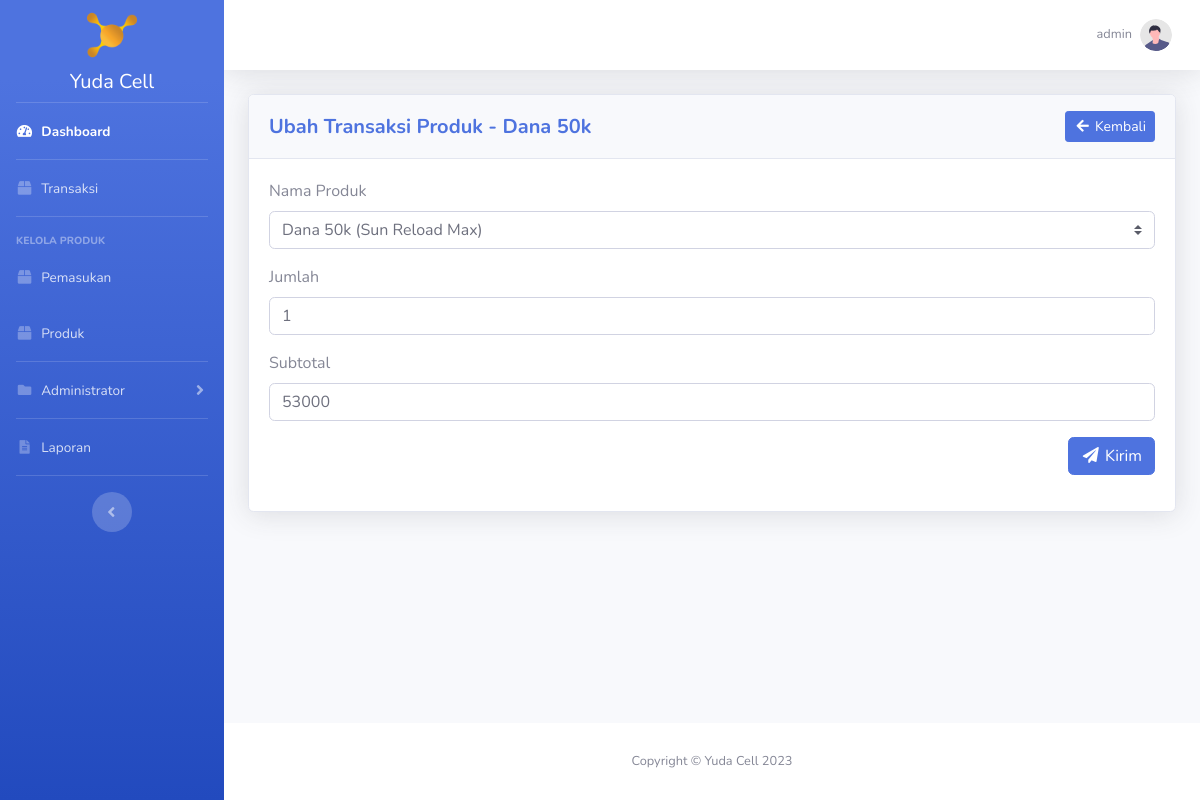
Screenshot of /transaksi/ubah_detail_transaksi.php?id_detail_transaksi=4 (signed in) with the database file from the repository.
### tables this page shows
CREATE TABLE `user` (
  `id_user` int(11) NOT NULL,
  `username` varchar(20) NOT NULL,
  `password` varchar(300) NOT NULL,
  `hak_akses` enum('administrator','operator') NOT NULL,
  `nama_lengkap` varchar(50) NOT NULL,
  `no_telp_user` varchar(20) NOT NULL
);

CREATE TABLE `detail_transaksi` (
  `id_detail_transaksi` int(11) NOT NULL,
  `id_transaksi` int(11) NOT NULL,
  `id_produk` int(11) DEFAULT NULL,
  `jumlah` int(11) NOT NULL,
  `subtotal` int(11) NOT NULL
);

CREATE TABLE `produk` (
  `id_produk` int(11) NOT NULL,
  `nama_produk` varchar(50) NOT NULL,
  `harga_beli` int(11) NOT NULL,
  `harga_jual` int(11) NOT NULL,
  `stok` int(11) DEFAULT NULL,
  `id_jenis_saldo` int(11) DEFAULT NULL
);

### transaksi/ubah_detail_transaksi.php (the view, shortened to what this page needs)
<?php
require_once '../koneksi.php';
$id_transaksi = htmlspecialchars($_GET['id_transaksi']);
$id_detail_transaksi = htmlspecialchars($_GET['id_detail_transaksi']);
$data_detail_transaksi = mysqli_fetch_assoc(mysqli_query($koneksi, "SELECT * FROM detail_transaksi INNER JOIN produk ON detail_transaksi.id_produk = produk.id_produk LEFT OUTER JOIN jenis_saldo ON produk.id_jenis_saldo = jenis_saldo.id_jenis_saldo WHERE id_detail_transaksi = '$id_detail_transaksi'"));
$id_user = htmlspecialchars($_SESSION['id_user']);
$data_profile = mysqli_fetch_assoc(mysqli_query($koneksi, "SELECT * FROM user WHERE id_user = '$id_user'"));
?>
<!DOCTYPE html>
<html lang="en">
<head>
    <?php include_once '../include/head.php'; ?>
</head>
<body id="page-top">
    <div id="wrapper">
        <?php include_once '../include/sidebar.php'; ?>
        <div id="content-wrapper" class="d-flex flex-column">
            <div id="content">
                <?php include_once '../include/topbar.php'; ?>
                <div class="container-fluid">
                	<div class="card shadow mb-4">
                		<div class="card-header py-3">
                            <div class="row">
                                <div class="col head-left">
                                    <h5 class="my-auto font-weight-bold text-primary">Ubah Transaksi Produk - <?= $data_detail_transaksi['nama_produk']; ?></h5>
                                </div>
                                <div class="col head-right">
                                    <a href="<?= BASE_URL; ?>transaksi/detail_transaksi.php?id_transaksi=<?= $id_transaksi; ?>" class="btn btn-sm btn-primary"><i class="fas fa-fw fa-arrow-left"></i> Kembali</a>
                                </div>
                            </div>
                        </div>
                        <div class="card-body">
							<form method="post">
								<div class="form-group">
									<label for="id_produk">Nama Produk</label>
									<select name="id_produk" id="id_produk" class="custom-select">
										<option value="<?= $data_detail_transaksi['id_produk']; ?>"><?= $data_detail_transaksi['nama_produk']; ?> <?= ($data_detail_transaksi['jenis_saldo']) ? '('.$data_detail_transaksi['jenis_saldo'].')' : ''; ?></option>
									</select>
								</div>
								<div class="form-group">
									<label for="jumlah">Jumlah</label>
									<input type="number" name="jumlah" id="jumlah" class="form-control" required value="<?= $data_detail_transaksi['jumlah']; ?>">
								</div>
								<div class="form-group">
									<label for="subtotal">Subtotal</label>
									<input style="cursor: not-allowed;" type="number" name="subtotal" id="subtotal" class="form-control" value="<?= $data_detail_transaksi['subtotal']; ?>">
								</div>
								<div class="form-group text-right">
									<button type="submit" name="btnUbahDetailTransaksi" class="btn btn-primary"><i class="fas fa-fw fa-paper-plane"></i> Kirim</button>
								</div>
							</form>
						</div>
                    </div>
            	</div>
            </div>
            <?php include_once '../include/footer.php'; ?>
        </div>
    </div>
</body>
</html>
</body>
</html>

### include/topbar.php (shortened to what this page needs)
<nav class="navbar navbar-expand navbar-light bg-white topbar mb-4 static-top shadow">
    <ul class="navbar-nav ml-auto">
        <li class="nav-item dropdown no-arrow">
            <a class="nav-link dropdown-toggle" href="#" id="userDropdown" role="button"
                data-toggle="dropdown" aria-haspopup="true" aria-expanded="false">
                <span class="mr-2 d-none d-lg-inline text-gray-600 small"><?= $data_profile['username']; ?></span>
                <img class="img-profile rounded-circle"
                    src="<?= BASE_URL; ?>img/undraw_profile.svg">
            </a>
        </li>
    </ul>
</nav>

### css/yuda_cell.css (style rules this page uses)
html { scroll-behavior: smooth; }
.head-left { text-align: left; margin-top: auto; margin-bottom: auto; }
.head-right { text-align: right; margin-top: auto; margin-bottom: auto; }

### rows the page displays
user: username "admin"
detail_transaksi: id_produk.nama_produk "Dana 50k", id_produk "Dana 50k (Sun Reload Max)", jumlah "1", subtotal "53000"
